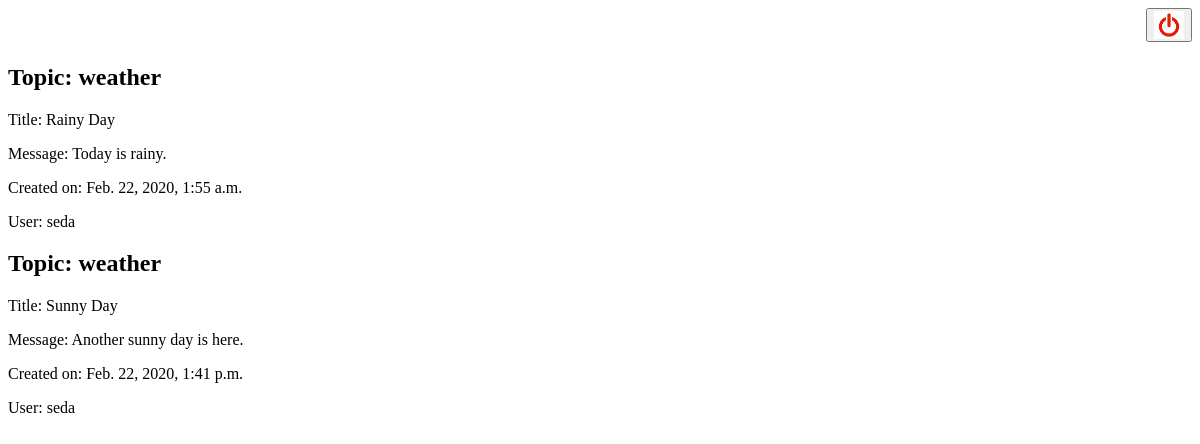
The page /users/seda/weather/ on the database as committed earlier.
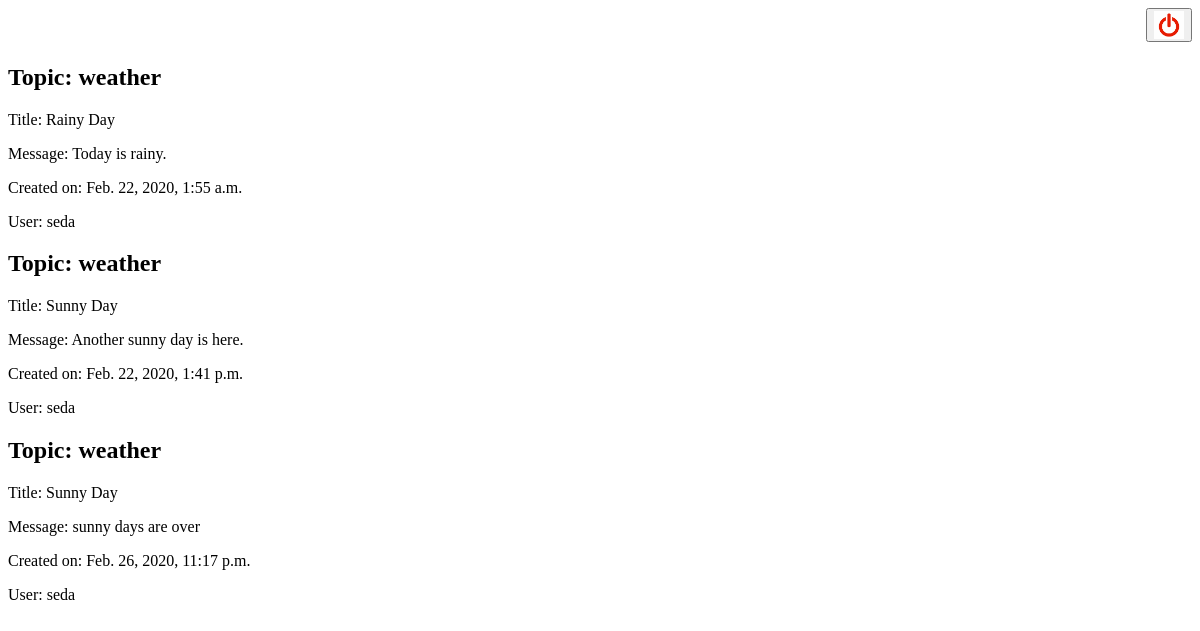
The same page on the database as committed later.
### posts/models.py (models this page shows, shortened)
class BlogPost(models.Model):
    title = models.CharField(max_length=36)
    message = models.TextField(max_length=250)
    created = models.DateTimeField(auto_now_add = True)
    updated = models.DateTimeField(null=True)
    topic = models.ForeignKey(BlogTopic, on_delete=models.CASCADE)
    user = models.ForeignKey(BlogUser, on_delete=models.CASCADE)

class BlogTopic(models.Model):
    title = models.CharField(max_length=35)
    created = models.DateTimeField(auto_now_add = True)
    def __str__(self):
        return self.title

class BlogUser(models.Model):
    username = models.CharField(max_length=30, unique = True)
    password = models.CharField(max_length=20)
    created = models.DateTimeField(auto_now_add = True)
    def __str__(self):
        return self.username

### users/views.py (the view)
# urls.py: url(r'^(?P<username>[\w|\W]+)/(?P<topic>[\w|\W]+)/$', views.user_topic_detail, name='user_topic_detail'),
def user_topic_detail(request, username, topic):
    print("burda2")
    print(username)
    print(topic)
    t = BlogTopic.objects.filter(title=topic)
    u = BlogUser.objects.get(username=username)
    blog_detail = BlogPost.objects.filter(topic__in=t, user = u)
    return render(request, 'users/blogpost.html', {'blogdetail':blog_detail})

### users/templates/users/blogpost.html (shortened to what this page needs)
{% extends 'user_template.html' %}
{% block content %}
    <head>
    </head>
    <body>
        <div class="users">
            {% for item in blogdetail %}
            <div class="user">
                <h2>Topic: {{ item.topic }}</a></h2>
                <p>Title: {{ item.title }}</p>
                <p>Message: {{ item.message }}</p>
                <p>Created on: {{ item.created }}</p>
                <p>User: {{ item.user }}</p>
            </div>
            {% endfor %}
        </div>
    </body>
{% endblock %}

### templates/user_template.html (shortened to what this page needs)
{% load static %}
<html>
    <head>
        <link rel="stylesheet" href="{% static '/css/layouts/blog.css' %}">
            <nav>
                <form class="logoutsite" action="{% url 'accounts:logout' %}" method="post">
                    <div class="alignment" align="right">
                        <button type="submit"><img src="{% static '/img/common/logout.png' %}" width="30px" length="30px"/></button>
                    </div>
                </form>
            </nav>
    </head>
    <body>
        <div class="tmplt">
            {% block content %}
            {% endblock %}
        </div>
    </body>
</html>

### static/css/layouts/blog.css (style rules this page uses)
* { -webkit-box-sizing: border-box; -moz-box-sizing: border-box; box-sizing: border-box; }

Rows that differ between the two databases and show on the page:
added BlogPost: topic "weather", title "Sunny Day", message "sunny days are over", created "Feb. 26, 2020, 11:17 p.m.", user "seda"
